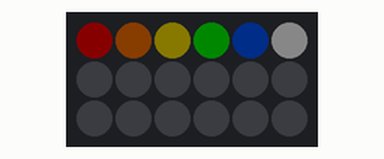
Simulated run of this program. Board: Raspberry Pi (BCM pin numbers) with a PiGlow (LEDs drawn arm by arm). On the bench: 6×3 RGB LED matrix. Dim RGB values are drawn brighter than linear. At 4.5 s the program stops and its outputs stay as they are.

Above: at 1.0 s.
At 2.5 s:
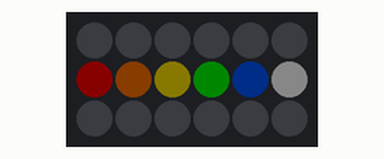
At 3.19 s:
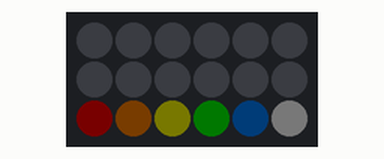

The program:

demo_piglow.py
```python
from piglow import PiGlow
import time

def brighten_arm( arm ):

    for i in range( 1, 10 ):
        piglow.arm( arm, i )
        time.sleep( 0.11 )

    time.sleep( 0.5 )
    piglow.arm( arm, 0 )

piglow = PiGlow()

piglow.all(0)

brighten_arm( 1 )
brighten_arm( 2 )
brighten_arm( 3 )
```

Measured:
- what the display in image 0 shows lasts 0.6 s, from 0.9 s to 1.5 s
